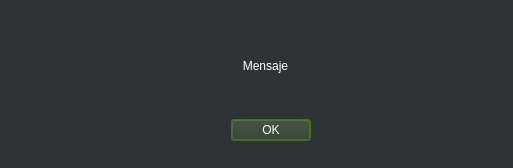
<?xml version="1.0" encoding="UTF-8"?>
<ui version="4.0">
 <class>DialogWin</class>
 <widget class="QDialog" name="DialogWin">
  <property name="geometry">
   <rect>
    <x>0</x>
    <y>0</y>
    <width>513</width>
    <height>168</height>
   </rect>
  </property>
  <property name="palette">
   <palette>
    <active>
     <colorrole role="WindowText">
      <brush brushstyle="SolidPattern">
       <color alpha="255">
        <red>255</red>
        <green>255</green>
        <blue>255</blue>
       </color>
      </brush>
     </colorrole>
     <colorrole role="Button">
      <brush brushstyle="SolidPattern">
       <color alpha="255">
        <red>46</red>
        <green>52</green>
        <blue>54</blue>
       </color>
      </brush>
     </colorrole>
     <colorrole role="Light">
      <brush brushstyle="SolidPattern">
       <color alpha="255">
        <red>69</red>
        <green>78</green>
        <blue>81</blue>
       </color>
      </brush>
     </colorrole>
     <colorrole role="Midlight">
      <brush brushstyle="SolidPattern">
       <color alpha="255">
        <red>57</red>
        <green>65</green>
        <blue>67</blue>
       </color>
      </brush>
     </colorrole>
     <colorrole role="Dark">
      <brush brushstyle="SolidPattern">
       <color alpha="255">
        <red>23</red>
        <green>26</green>
        <blue>27</blue>
       </color>
      </brush>
     </colorrole>
     <colorrole role="Mid">
      <brush brushstyle="SolidPattern">
       <color alpha="255">
        <red>31</red>
        <green>35</green>
        <blue>36</blue>
       </color>
      </brush>
     </colorrole>
     <colorrole role="Text">
      <brush brushstyle="SolidPattern">
       <color alpha="255">
        <red>255</red>
        <green>255</green>
        <blue>255</blue>
       </color>
      </brush>
     </colorrole>
     <colorrole role="BrightText">
      <brush brushstyle="SolidPattern">
       <color alpha="255">
        <red>255</red>
        <green>255</green>
        <blue>255</blue>
       </color>
      </brush>
     </colorrole>
     <colorrole role="ButtonText">
      <brush brushstyle="SolidPattern">
       <color alpha="255">
        <red>255</red>
        <green>255</green>
        <blue>255</blue>
       </color>
      </brush>
     </colorrole>
     <colorrole role="Base">
      <brush brushstyle="SolidPattern">
       <color alpha="255">
        <red>0</red>
        <green>0</green>
        <blue>0</blue>
       </color>
      </brush>
     </colorrole>
     <colorrole role="Window">
      <brush brushstyle="SolidPattern">
       <color alpha="255">
        <red>46</red>
        <green>52</green>
        <blue>54</blue>
       </color>
      </brush>
     </colorrole>
     <colorrole role="Shadow">
      <brush brushstyle="SolidPattern">
       <color alpha="255">
        <red>0</red>
        <green>0</green>
        <blue>0</blue>
       </color>
      </brush>
     </colorrole>
     <colorrole role="Highlight">
      <brush brushstyle="SolidPattern">
       <color alpha="255">
        <red>78</red>
        <green>154</green>
        <blue>6</blue>
       </color>
      </brush>
     </colorrole>
     <colorrole role="AlternateBase">
      <brush brushstyle="SolidPattern">
       <color alpha="255">
        <red>23</red>
        <green>26</green>
        <blue>27</blue>
       </color>
      </brush>
     </colorrole>
     <colorrole role="ToolTipBase">
      <brush brushstyle="SolidPattern">
       <color alpha="255">
        <red>255</red>
        <green>255</green>
        <blue>220</blue>
       </color>
      </brush>
     </colorrole>
     <colorrole role="ToolTipText">
      <brush brushstyle="SolidPattern">
       <color alpha="255">
        <red>0</red>
        <green>0</green>
        <blue>0</blue>
       </color>
      </brush>
     </colorrole>
     <colorrole role="PlaceholderText">
      <brush brushstyle="SolidPattern">
       <color alpha="128">
        <red>255</red>
        <green>255</green>
        <blue>255</blue>
       </color>
      </brush>
     </colorrole>
    </active>
    <inactive>
     <colorrole role="WindowText">
      <brush brushstyle="SolidPattern">
       <color alpha="255">
        <red>255</red>
        <green>255</green>
        <blue>255</blue>
       </color>
      </brush>
     </colorrole>
     <colorrole role="Button">
      <brush brushstyle="SolidPattern">
       <color alpha="255">
        <red>46</red>
        <green>52</green>
        <blue>54</blue>
       </color>
      </brush>
     </colorrole>
     <colorrole role="Light">
      <brush brushstyle="SolidPattern">
       <color alpha="255">
        <red>69</red>
        <green>78</green>
        <blue>81</blue>
       </color>
      </brush>
     </colorrole>
     <colorrole role="Midlight">
      <brush brushstyle="SolidPattern">
       <color alpha="255">
        <red>57</red>
        <green>65</green>
        <blue>67</blue>
       </color>
      </brush>
     </colorrole>
     <colorrole role="Dark">
      <brush brushstyle="SolidPattern">
       <color alpha="255">
        <red>23</red>
        <green>26</green>
        <blue>27</blue>
       </color>
      </brush>
     </colorrole>
     <colorrole role="Mid">
      <brush brushstyle="SolidPattern">
       <color alpha="255">
        <red>31</red>
        <green>35</green>
        <blue>36</blue>
       </color>
      </brush>
     </colorrole>
     <colorrole role="Text">
      <brush brushstyle="SolidPattern">
       <color alpha="255">
        <red>255</red>
        <green>255</green>
        <blue>255</blue>
       </color>
      </brush>
     </colorrole>
     <colorrole role="BrightText">
      <brush brushstyle="SolidPattern">
       <color alpha="255">
        <red>255</red>
        <green>255</green>
        <blue>255</blue>
       </color>
      </brush>
     </colorrole>
     <colorrole role="ButtonText">
      <brush brushstyle="SolidPattern">
       <color alpha="255">
        <red>255</red>
        <green>255</green>
        <blue>255</blue>
       </color>
      </brush>
     </colorrole>
     <colorrole role="Base">
      <brush brushstyle="SolidPattern">
       <color alpha="255">
        <red>0</red>
        <green>0</green>
        <blue>0</blue>
       </color>
      </brush>
     </colorrole>
     <colorrole role="Window">
      <brush brushstyle="SolidPattern">
       <color alpha="255">
        <red>46</red>
        <green>52</green>
        <blue>54</blue>
       </color>
      </brush>
     </colorrole>
     <colorrole role="Shadow">
      <brush brushstyle="SolidPattern">
       <color alpha="255">
        <red>0</red>
        <green>0</green>
        <blue>0</blue>
       </color>
      </brush>
     </colorrole>
     <colorrole role="Highlight">
      <brush brushstyle="SolidPattern">
       <color alpha="255">
        <red>78</red>
        <green>154</green>
        <blue>6</blue>
       </color>
      </brush>
     </colorrole>
     <colorrole role="AlternateBase">
      <brush brushstyle="SolidPattern">
       <color alpha="255">
        <red>23</red>
        <green>26</green>
        <blue>27</blue>
       </color>
      </brush>
     </colorrole>
     <colorrole role="ToolTipBase">
      <brush brushstyle="SolidPattern">
       <color alpha="255">
        <red>255</red>
        <green>255</green>
        <blue>220</blue>
       </color>
      </brush>
     </colorrole>
     <colorrole role="ToolTipText">
      <brush brushstyle="SolidPattern">
       <color alpha="255">
        <red>0</red>
        <green>0</green>
        <blue>0</blue>
       </color>
      </brush>
     </colorrole>
     <colorrole role="PlaceholderText">
      <brush brushstyle="SolidPattern">
       <color alpha="128">
        <red>255</red>
        <green>255</green>
        <blue>255</blue>
       </color>
      </brush>
     </colorrole>
    </inactive>
    <disabled>
     <colorrole role="WindowText">
      <brush brushstyle="SolidPattern">
       <color alpha="255">
        <red>23</red>
        <green>26</green>
        <blue>27</blue>
       </color>
      </brush>
     </colorrole>
     <colorrole role="Button">
      <brush brushstyle="SolidPattern">
       <color alpha="255">
        <red>46</red>
        <green>52</green>
        <blue>54</blue>
       </color>
      </brush>
     </colorrole>
     <colorrole role="Light">
      <brush brushstyle="SolidPattern">
       <color alpha="255">
        <red>69</red>
        <green>78</green>
        <blue>81</blue>
       </color>
      </brush>
     </colorrole>
     <colorrole role="Midlight">
      <brush brushstyle="SolidPattern">
       <color alpha="255">
        <red>57</red>
        <green>65</green>
        <blue>67</blue>
       </color>
      </brush>
     </colorrole>
     <colorrole role="Dark">
      <brush brushstyle="SolidPattern">
       <color alpha="255">
        <red>23</red>
        <green>26</green>
        <blue>27</blue>
       </color>
      </brush>
     </colorrole>
     <colorrole role="Mid">
      <brush brushstyle="SolidPattern">
       <color alpha="255">
        <red>31</red>
        <green>35</green>
        <blue>36</blue>
       </color>
      </brush>
     </colorrole>
     <colorrole role="Text">
      <brush brushstyle="SolidPattern">
       <color alpha="255">
        <red>23</red>
        <green>26</green>
        <blue>27</blue>
       </color>
      </brush>
     </colorrole>
     <colorrole role="BrightText">
      <brush brushstyle="SolidPattern">
       <color alpha="255">
        <red>255</red>
        <green>255</green>
        <blue>255</blue>
       </color>
      </brush>
     </colorrole>
     <colorrole role="ButtonText">
      <brush brushstyle="SolidPattern">
       <color alpha="255">
        <red>23</red>
        <green>26</green>
        <blue>27</blue>
       </color>
      </brush>
     </colorrole>
     <colorrole role="Base">
      <brush brushstyle="SolidPattern">
       <color alpha="255">
        <red>46</red>
        <green>52</green>
        <blue>54</blue>
       </color>
      </brush>
     </colorrole>
     <colorrole role="Window">
      <brush brushstyle="SolidPattern">
       <color alpha="255">
        <red>46</red>
        <green>52</green>
        <blue>54</blue>
       </color>
      </brush>
     </colorrole>
     <colorrole role="Shadow">
      <brush brushstyle="SolidPattern">
       <color alpha="255">
        <red>0</red>
        <green>0</green>
        <blue>0</blue>
       </color>
      </brush>
     </colorrole>
     <colorrole role="Highlight">
      <brush brushstyle="SolidPattern">
       <color alpha="255">
        <red>145</red>
        <green>145</green>
        <blue>145</blue>
       </color>
      </brush>
     </colorrole>
     <colorrole role="AlternateBase">
      <brush brushstyle="SolidPattern">
       <color alpha="255">
        <red>46</red>
        <green>52</green>
        <blue>54</blue>
       </color>
      </brush>
     </colorrole>
     <colorrole role="ToolTipBase">
      <brush brushstyle="SolidPattern">
       <color alpha="255">
        <red>255</red>
        <green>255</green>
        <blue>220</blue>
       </color>
      </brush>
     </colorrole>
     <colorrole role="ToolTipText">
      <brush brushstyle="SolidPattern">
       <color alpha="255">
        <red>0</red>
        <green>0</green>
        <blue>0</blue>
       </color>
      </brush>
     </colorrole>
     <colorrole role="PlaceholderText">
      <brush brushstyle="SolidPattern">
       <color alpha="128">
        <red>255</red>
        <green>255</green>
        <blue>255</blue>
       </color>
      </brush>
     </colorrole>
    </disabled>
   </palette>
  </property>
  <property name="windowTitle">
   <string>Mensaje</string>
  </property>
  <widget class="QDialogButtonBox" name="buttonBox">
   <property name="geometry">
    <rect>
     <x>160</x>
     <y>110</y>
     <width>221</width>
     <height>41</height>
    </rect>
   </property>
   <property name="orientation">
    <enum>Qt::Horizontal</enum>
   </property>
   <property name="standardButtons">
    <set>QDialogButtonBox::Ok</set>
   </property>
   <property name="centerButtons">
    <bool>true</bool>
   </property>
  </widget>
  <widget class="QLabel" name="label">
   <property name="geometry">
    <rect>
     <x>30</x>
     <y>20</y>
     <width>471</width>
     <height>91</height>
    </rect>
   </property>
   <property name="text">
    <string>Mensaje</string>
   </property>
   <property name="alignment">
    <set>Qt::AlignCenter</set>
   </property>
  </widget>
 </widget>
 <resources/>
 <connections>
  <connection>
   <sender>buttonBox</sender>
   <signal>accepted()</signal>
   <receiver>DialogWin</receiver>
   <slot>accept()</slot>
   <hints>
    <hint type="sourcelabel">
     <x>248</x>
     <y>254</y>
    </hint>
    <hint type="destinationlabel">
     <x>157</x>
     <y>274</y>
    </hint>
   </hints>
  </connection>
  <connection>
   <sender>buttonBox</sender>
   <signal>rejected()</signal>
   <receiver>DialogWin</receiver>
   <slot>reject()</slot>
   <hints>
    <hint type="sourcelabel">
     <x>316</x>
     <y>260</y>
    </hint>
    <hint type="destinationlabel">
     <x>286</x>
     <y>274</y>
    </hint>
   </hints>
  </connection>
 </connections>
</ui>
